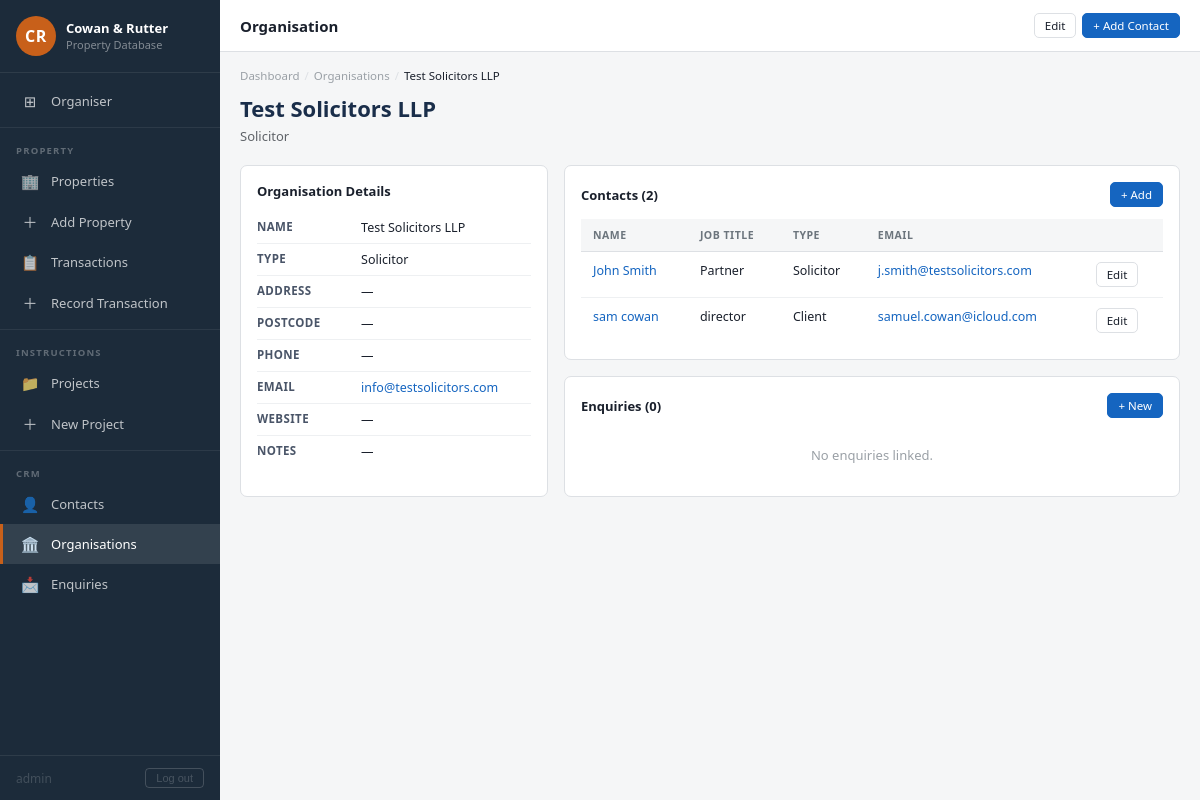
The page /organisations/1 (signed in) on the database its author committed.
### app.py (models this page shows, shortened)
class User(UserMixin, db.Model):
    __tablename__ = 'users'
    id            = db.Column(db.Integer, primary_key=True)
    username      = db.Column(db.String(80), unique=True, nullable=False)
    password_hash = db.Column(db.String(255), nullable=False)

class Organisation(db.Model):
    __tablename__ = 'organisations'
    id = db.Column(db.Integer, primary_key=True)
    name = db.Column(db.String(255), nullable=False)
    org_type = db.Column(db.String(50))   # Client, Agent, Solicitor, Developer, Investor, Other
    address = db.Column(db.String(255))
    postcode = db.Column(db.String(20))
    phone = db.Column(db.String(50))
    email = db.Column(db.String(120))
    website = db.Column(db.String(200))
    notes = db.Column(db.Text)
    created_at = db.Column(db.DateTime, default=datetime.utcnow)
    contacts = db.relationship('Contact', backref='organisation', lazy=True)

class Contact(db.Model):
    __tablename__ = 'contacts'
    id = db.Column(db.Integer, primary_key=True)
    first_name = db.Column(db.String(100), nullable=False)
    last_name = db.Column(db.String(100), nullable=False)
    job_title = db.Column(db.String(100))
    organisation_id = db.Column(db.Integer, db.ForeignKey('organisations.id'), nullable=True)
    phone = db.Column(db.String(50))
    mobile = db.Column(db.String(50))
    email = db.Column(db.String(120))
    contact_type = db.Column(db.String(50))
    notes        = db.Column(db.Text)
    created_at   = db.Column(db.DateTime, default=datetime.utcnow)
    req_category      = db.Column(db.String(20))   # commercial / residential
    req_property_type = db.Column(db.String(100))  # e.g. Office Suite, Apartment
    req_use_class     = db.Column(db.String(30))   # office / retail / industrial
    req_area          = db.Column(db.String(200))  # preferred area(s), comma separated
    req_size_min      = db.Column(db.Float)
    req_size_max      = db.Column(db.Float)
    req_budget_min    = db.Column(db.Float)
    req_budget_max    = db.Column(db.Float)
    req_budget_unit   = db.Column(db.String(10))   # pa / pcm / sale
    req_notes         = db.Column(db.Text)
    @property
    def full_name(self):
        return f"{self.first_name} {self.last_name}"

### app.py (the view)
@app.route('/organisations/<int:id>')
def organisation_detail(id):
    org = Organisation.query.get_or_404(id)
    return render_template('crm/organisation_detail.html', org=org)

### app.py (called while the page is built)
@login_manager.user_loader
def load_user(user_id):
    return User.query.get(int(user_id))

@app.before_request
def require_login():
    if request.endpoint in _PUBLIC_ENDPOINTS:
        return
    if not current_user.is_authenticated:
        return redirect(url_for('login', next=request.url))

### templates/crm/organisation_detail.html (shortened to what this page needs)
{% extends "base.html" %}
{% block topbar_title %}Organisation{% endblock %}
{% block topbar_actions %}
  <a href="{{ url_for('organisation_edit', id=org.id) }}" class="btn btn-outline btn-sm">Edit</a>
  <a href="{{ url_for('contact_new') }}" class="btn btn-primary btn-sm">+ Add Contact</a>
{% endblock %}
{% block content %}
<div class="breadcrumb">
  <a href="{{ url_for('dashboard') }}">Dashboard</a><span class="sep">/</span>
  <a href="{{ url_for('organisations_list') }}">Organisations</a><span class="sep">/</span>
  <span class="current">{{ org.name }}</span>
</div>
<div style="margin-bottom:20px">
  <h2 style="font-size:22px;font-weight:700;color:#1a2e4a">{{ org.name }}</h2>
  <div style="color:#5f6368;font-size:13px;margin-top:4px">
    {{ org.org_type or '' }}{% if org.postcode %} &nbsp;·&nbsp; {{ org.postcode }}{% endif %}
  </div>
</div>
<div style="display:grid;grid-template-columns:1fr 2fr;gap:16px">
  <div class="card">
    <div class="card-header"><div class="card-title">Organisation Details</div></div>
    <table class="detail-table">
      <tr><td>Name</td><td>{{ org.name }}</td></tr>
      <tr><td>Type</td><td>{{ org.org_type or '—' }}</td></tr>
      <tr><td>Address</td><td>{{ org.address or '—' }}</td></tr>
      <tr><td>Postcode</td><td>{{ org.postcode or '—' }}</td></tr>
      <tr><td>Phone</td><td>{{ org.phone or '—' }}</td></tr>
      <tr><td>Email</td><td>{% if org.email %}<a href="mailto:{{ org.email }}">{{ org.email }}</a>{% else %}—{% endif %}</td></tr>
      <tr><td>Website</td><td>{% if org.website %}<a href="{{ org.website }}" target="_blank">{{ org.website }}</a>{% else %}—{% endif %}</td></tr>
      <tr><td>Notes</td><td>{{ org.notes or '—' }}</td></tr>
    </table>
  </div>
  <div>
    <div class="card" style="margin-bottom:16px">
      <div class="card-header">
        <div class="card-title">Contacts ({{ org.contacts | length }})</div>
        <a href="{{ url_for('contact_new') }}" class="btn btn-sm btn-primary">+ Add</a>
      </div>
      {% if org.contacts %}
      <table>
        <thead><tr><th>Name</th><th>Job Title</th><th>Type</th><th>Email</th><th></th></tr></thead>
        <tbody>
          {% for c in org.contacts %}
          <tr>
            <td><a href="{{ url_for('contact_detail', id=c.id) }}">{{ c.full_name }}</a></td>
            <td>{{ c.job_title or '—' }}</td>
            <td>{{ c.contact_type or '—' }}</td>
            <td>{% if c.email %}<a href="mailto:{{ c.email }}">{{ c.email }}</a>{% else %}—{% endif %}</td>
            <td><a href="{{ url_for('contact_edit', id=c.id) }}" class="btn btn-sm btn-outline">Edit</a></td>
          </tr>
          {% endfor %}
        </tbody>
      </table>
      {% else %}
      <div class="empty-state" style="padding:16px"><p>No contacts linked to this organisation.</p></div>
      {% endif %}
    </div>
    <div class="card">
      <div class="card-header">
        <div class="card-title">Enquiries ({{ org.enquiries | length }})</div>
        <a href="{{ url_for('enquiry_new') }}" class="btn btn-sm btn-primary">+ New</a>
      </div>
      {% if org.enquiries %}
      <table>
        <thead><tr><th>Subject</th><th>Type</th><th>Status</th><th>Date</th></tr></thead>
        <tbody>
          {% for e in org.enquiries %}
          <tr>
            <td><a href="{{ url_for('enquiry_edit', id=e.id) }}">{{ e.subject }}</a></td>
            <td>{{ e.enquiry_type or '—' }}</td>
            <td><span class="badge {{ 'badge-active' if e.status == 'Open' else 'badge-complete' if e.status == 'Won' else 'badge-hold' }}">{{ e.status }}</span></td>
            <td>{{ e.received_date.strftime('%d %b %Y') if e.received_date else '—' }}</td>
          </tr>
          {% endfor %}
        </tbody>
      </table>
      {% else %}
      <div class="empty-state" style="padding:16px"><p>No enquiries linked.</p></div>
      {% endif %}
    </div>
  </div>
</div>
{% endblock %}

### templates/base.html (shortened to what this page needs)
<!DOCTYPE html>
<html lang="en">
<head>
  <link rel="stylesheet" href="{{ url_for('static', filename='css/style.css') }}">
</head>
<body>
<div class="shell">
  <nav class="sidebar">
    <div class="sidebar-profile">
      <div class="sidebar-avatar">CR</div>
      <div class="sidebar-profile-info">
        <h2>Cowan &amp; Rutter</h2>
        <p>Property Database</p>
      </div>
    </div>
    <div class="sidebar-nav">
      <a href="{{ url_for('dashboard') }}" class="{{ 'active' if request.endpoint == 'dashboard' else '' }}">
        <span class="nav-icon">⊞</span> Organiser
      </a>
      <div class="nav-divider"></div>
      <div class="nav-section-label">Property</div>
      <a href="{{ url_for('properties_list') }}" class="{{ 'active' if 'propert' in request.endpoint and request.endpoint != 'property_new' else '' }}">
        <span class="nav-icon">🏢</span> Properties
      </a>
      <a href="{{ url_for('property_new') }}" class="{{ 'active' if request.endpoint == 'property_new' else '' }}">
        <span class="nav-icon">＋</span> Add Property
      </a>
      <a href="{{ url_for('transactions_list') }}" class="{{ 'active' if 'transaction' in request.endpoint and request.endpoint != 'transaction_new' else '' }}">
        <span class="nav-icon">📋</span> Transactions
      </a>
      <a href="{{ url_for('transaction_new') }}" class="{{ 'active' if request.endpoint == 'transaction_new' else '' }}">
        <span class="nav-icon">＋</span> Record Transaction
      </a>
      <div class="nav-divider"></div>
      <div class="nav-section-label">Instructions</div>
      <a href="{{ url_for('projects_list') }}" class="{{ 'active' if 'project' in request.endpoint and request.endpoint not in ['project_new','document_add','document_delete'] else '' }}">
        <span class="nav-icon">📁</span> Projects
      </a>
      <a href="{{ url_for('project_new') }}" class="{{ 'active' if request.endpoint == 'project_new' else '' }}">
        <span class="nav-icon">＋</span> New Project
      </a>
      <div class="nav-divider"></div>
      <div class="nav-section-label">CRM</div>
      <a href="{{ url_for('contacts_list') }}" class="{{ 'active' if 'contact' in request.endpoint else '' }}">
        <span class="nav-icon">👤</span> Contacts
      </a>
      <a href="{{ url_for('organisations_list') }}" class="{{ 'active' if 'organisation' in request.endpoint else '' }}">
        <span class="nav-icon">🏛️</span> Organisations
      </a>
      <a href="{{ url_for('enquiries_list') }}" class="{{ 'active' if 'enquir' in request.endpoint else '' }}">
        <span class="nav-icon">📩</span> Enquiries
      </a>
    </div>
    <div class="sidebar-footer" style="display:flex;align-items:center;justify-content:space-between;gap:8px">
      <span style="opacity:0.6;font-size:12px">{{ current_user.username }}</span>
      <form action="{{ url_for('logout') }}" method="post" style="margin:0">
        <button type="submit" style="background:none;border:1px solid rgba(255,255,255,0.25);color:inherit;cursor:pointer;padding:3px 10px;border-radius:4px;font-size:11px;opacity:0.7">Log out</button>
      </form>
    </div>
  </nav>
  <div class="main">
    <div class="topbar">
      <div class="topbar-title">{% block topbar_title %}{% endblock %}</div>
      <div class="topbar-actions">{% block topbar_actions %}{% endblock %}</div>
    </div>
    <div class="content">
      {% block content %}{% endblock %}
    </div>
  </div>
</div>
</body>
</html>

### rows shown on the page
User: username "admin"
Organisation: name "Test Solicitors LLP", org_type "Solicitor", address "—", postcode "—", phone "—", email "info@testsolicitors.com", notes "—"
Contact: full_name "John Smith", job_title "Partner", contact_type "Solicitor", email "j.smith@testsolicitors.com"
Contact: full_name "sam cowan", job_title "director", contact_type "Client", email "samuel.cowan@icloud.com"

### other values the page prints
{{ org.contacts | length }} "2"
{{ org.enquiries | length }} "0"
